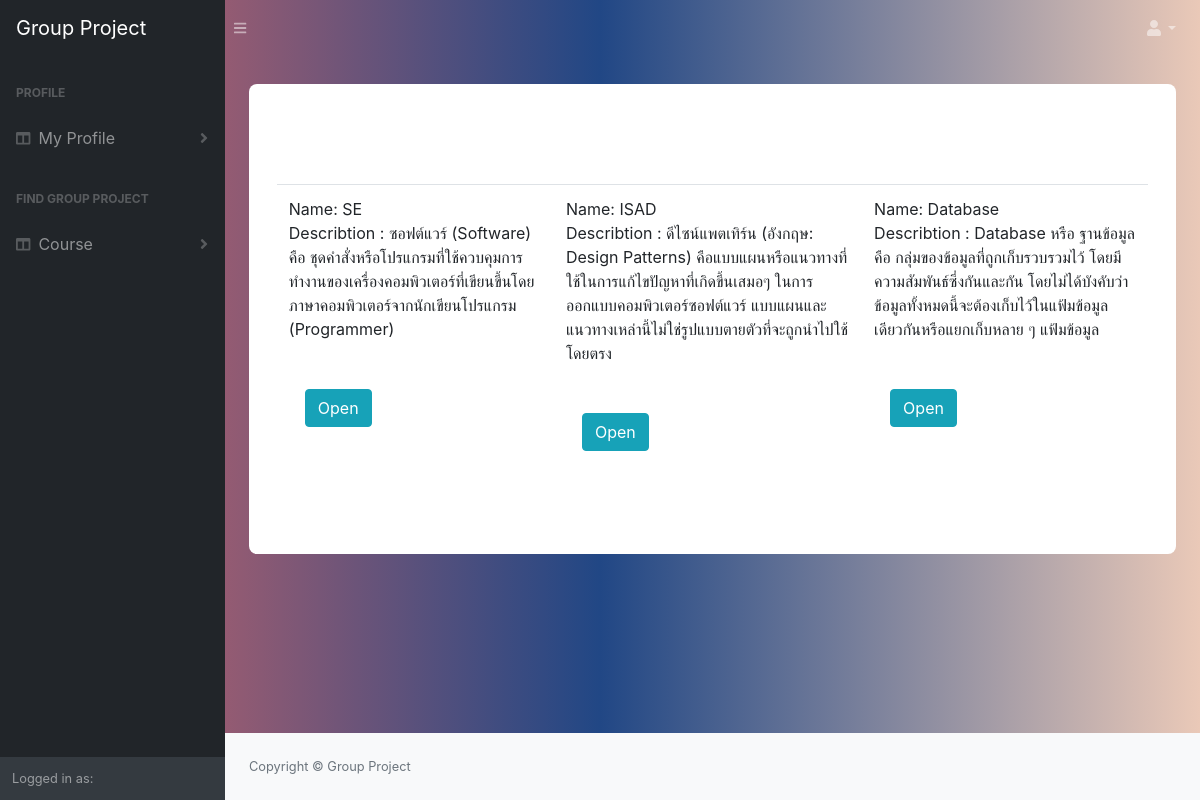
/course/, run on an earlier commit of the app's database.
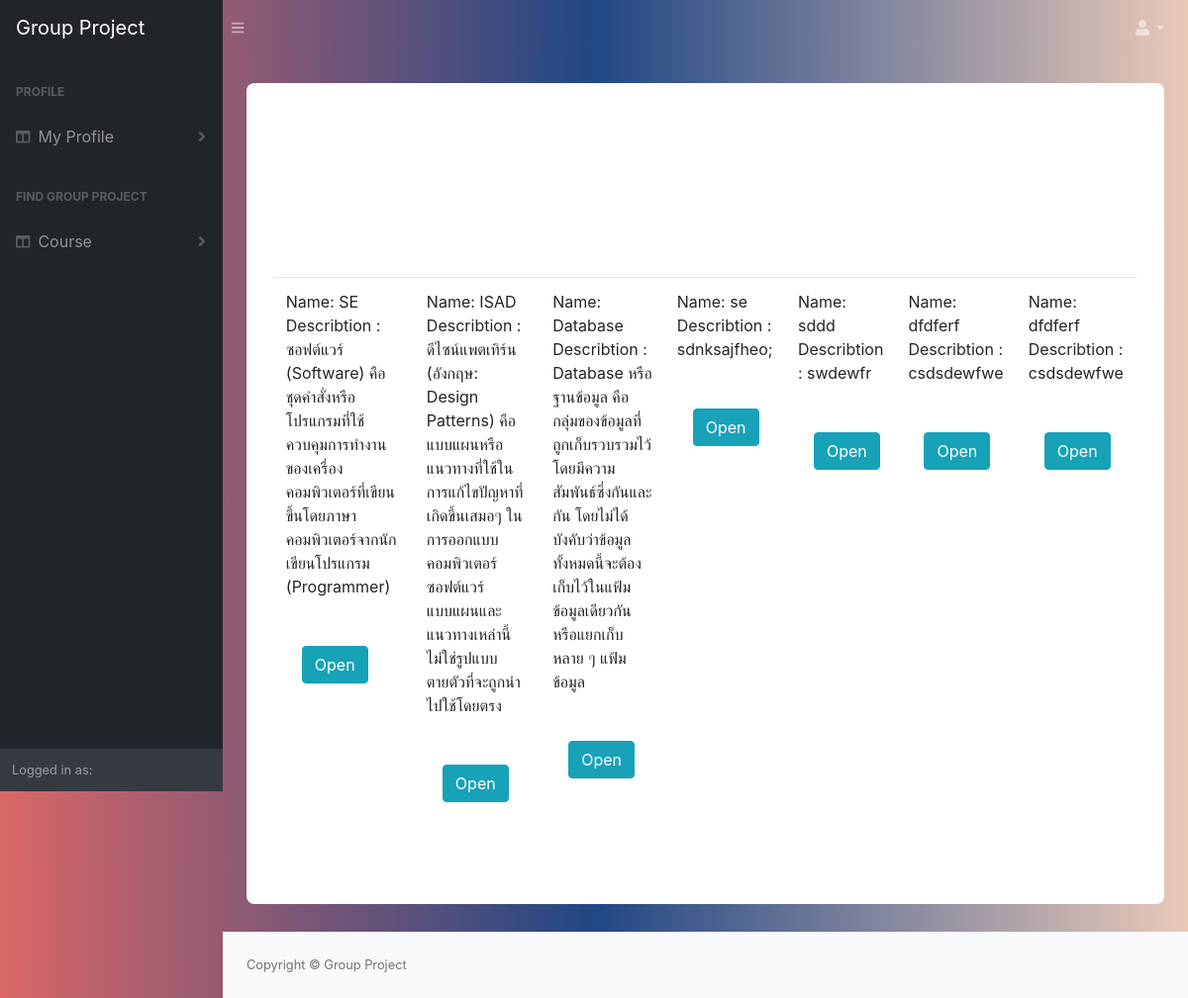
And on a later commit of the database.
### manage_app/models.py (models this page shows)
class Course(models.Model):
   name = models.CharField(max_length=50)
   desc = models.TextField()
   student = models.ManyToManyField(Student, through='Student_Enroll')
   project = models.ManyToManyField(Project, through='Course_Assign')

### manage_app/views.py (the view)
# urls.py: path('course/',views.selectCouse, name='find_project_couse'),
def selectCouse(request):
    coursall = Course.objects.all()
    return render(request, 'manage_app/course.html',context={
        'coursall': coursall,}
    )

### manage_app/templates/manage_app/course.html (shortened to what this page needs)
{% extends 'base.html' %} {% block content %} {% load static %}
<div class="container emp-profile">
    <form class="form-inline" method="GET" action="{% url 'find_project_couse' %}">
        <div class="row">
            <div class="col-md">
                  <table class="table">
                <tbody>
                    {% for item in coursall %}
                    <td> Name: {{ item.name }}</br> Describtion : {{ item.desc }}</br></br></br>
                            <a type="submit" class="btn btn-info ml-3" href="{% url 'find_project_project' course_id=item.id %}">Open</a>
                    </td>
                    </br> {% endfor %}
                </tbody>
            </table>
    </form></br></br>
            </div>
        </div>
</div>
{% endblock %}

### templates/base.html (shortened to what this page needs)
<!DOCTYPE html> {% load static %}
<html lang="en">
    <head>
        <link href="{% static 'css/styles.css' %}" rel="stylesheet" />
        <link href="https://cdn.datatables.net/1.10.20/css/dataTables.bootstrap4.min.css" rel="stylesheet" />
    </head>
    <body class="sb-nav-fixed">
        <nav class="sb-topnav navbar navbar-expand navbar-dark " >
            <a class="navbar-brand" href="{%url 'find_project_home' %}">Group Project</a><button class="btn btn-link btn-sm order-1 order-lg-0" id="sidebarToggle" href="#"><i class="fas fa-bars"></i></button
            >
            <ul class="navbar-nav ml-auto ml-md-0">
                <li class="nav-item dropdown">
                    <a class="nav-link dropdown-toggle" id="userDropdown" href="#" role="button" data-toggle="dropdown" aria-haspopup="true" aria-expanded="false"><i class="fas fa-user fa-fw"></i></a>
                </li>
            </ul>
        </nav>
        <div id="layoutSidenav">
            <div id="layoutSidenav_nav">
                <nav class="sb-sidenav accordion sb-sidenav-dark" id="sidenavAccordion">
                    <div class="sb-sidenav-menu">
                        <div class="nav">
                          <div class="sb-sidenav-menu-heading">Profile</div>
                            <a class="nav-link collapsed" href="#" data-toggle="collapse" data-target="#collapseLayouts" aria-expanded="false" aria-controls="collapseLayouts"
                                ><div class="sb-nav-link-icon"><i class="fas fa-columns"></i></div>
                                My Profile
                                <div class="sb-sidenav-collapse-arrow"><i class="fas fa-angle-down"></i></div
                            ></a>
                            <div class="sb-sidenav-menu-heading">Find Group Project</div>
                            <a class="nav-link collapsed" href="#" data-toggle="collapse" data-target="#collapseLayouts" aria-expanded="false" aria-controls="collapseLayouts"
                                ><div class="sb-nav-link-icon"><i class="fas fa-columns"></i></div>
                                Course
                                <div class="sb-sidenav-collapse-arrow"><i class="fas fa-angle-down"></i></div
                            ></a>
                        </div>
                    </div>
                    <div class="sb-sidenav-footer">
                        <div class="small">Logged in as:</div>
                    </div>
                </nav>
            </div>
            <div id="layoutSidenav_content">
                <main>
                    <div class="container-fluid">
                      {% block content %}
                      {% endblock  %}
                    </div>
                <footer class="py-4 bg-light mt-auto">
                    <div class="container-fluid">
                        <div class="d-flex align-items-center justify-content-between small">
                            <div class="text-muted">Copyright &copy; Group Project </div>
                        </div>
                    </div>
                </footer>
    </body>
</html>

### manage_app/templates/manage_app/course.html (style rules this page uses)
body { background: -webkit-linear-gradient(left, #D96767, #214785, #EAC9B8); }
.emp-profile { padding: 3%; margin-top: 3%; margin-bottom: 3%; border-radius: 0.5rem; background: #fff; }

What changed in the data, as far as the page shows it:
added Course: name "se", desc "sdnksajfheo;"
added Course: name "sddd", desc "swdewfr"
added Course: name "dfdferf", desc "csdsdewfwe"
added Course: name "dfdferf", desc "csdsdewfwe"
